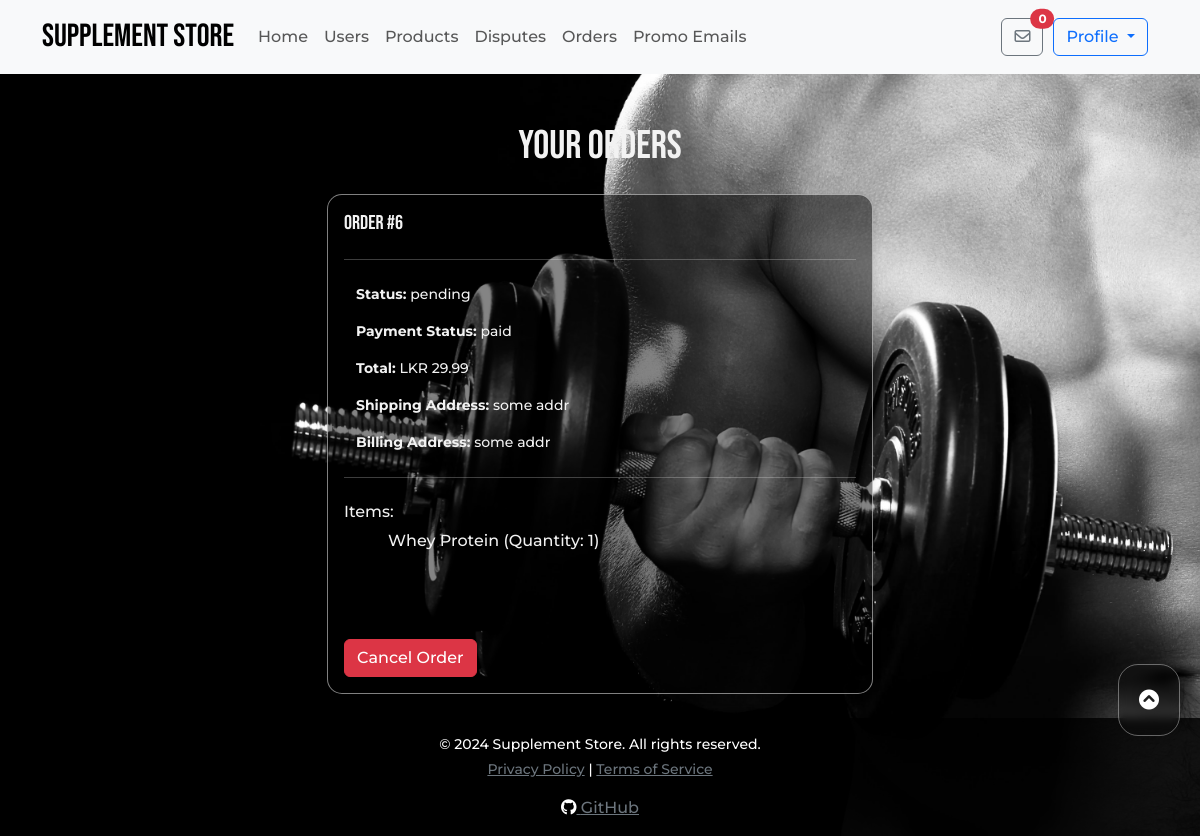
Page /view_order.php (signed in) on the committed database.
### tables this page shows
CREATE TABLE IF NOT EXISTS `orders` (
  `id` int NOT NULL AUTO_INCREMENT,
  `user_id` int NOT NULL,
  `total` decimal(10,2) NOT NULL,
  `status` enum('pending','processed','shipped','delivered','cancelled') DEFAULT 'pending',
  `created_at` timestamp NULL DEFAULT CURRENT_TIMESTAMP,
  `updated_at` timestamp NULL DEFAULT CURRENT_TIMESTAMP ON UPDATE CURRENT_TIMESTAMP,
  `shipping_address` varchar(255) NOT NULL,
  `billing_address` varchar(255) NOT NULL,
  `payment_status` enum('pending','paid','failed') DEFAULT 'pending',
  PRIMARY KEY (`id`),
  KEY `user_id` (`user_id`)
);

CREATE TABLE IF NOT EXISTS `order_items` (
  `id` int NOT NULL AUTO_INCREMENT,
  `order_id` int NOT NULL,
  `product_id` int NOT NULL,
  `quantity` int NOT NULL,
  `price` decimal(10,2) NOT NULL,
  PRIMARY KEY (`id`),
  KEY `order_id` (`order_id`),
  KEY `product_id` (`product_id`)
);

CREATE TABLE IF NOT EXISTS `products` (
  `id` int NOT NULL AUTO_INCREMENT,
  `name` varchar(100) NOT NULL,
  `description` text NOT NULL,
  `detailed_description` text,
  `price` decimal(10,2) NOT NULL,
  `category` varchar(50) NOT NULL,
  `image_url` varchar(255) DEFAULT NULL,
  `created_at` timestamp NULL DEFAULT CURRENT_TIMESTAMP,
  `updated_at` timestamp NULL DEFAULT CURRENT_TIMESTAMP ON UPDATE CURRENT_TIMESTAMP,
  `brand` varchar(255) DEFAULT NULL,
  `rating` decimal(3,2) DEFAULT '0.00',
  PRIMARY KEY (`id`)
);

### view_order.php (the view, shortened to what this page needs)
<?php
include 'PHP/db_config.php';
$user_id = $_SESSION['user_id'];
$sql = "SELECT * FROM orders WHERE user_id = ?";
$stmt = $conn->prepare($sql);
$stmt->bind_param("i", $user_id);
$stmt->execute();
$result = $stmt->get_result();
$orders = [];
while ($row = $result->fetch_assoc()) {
    $orders[] = $row;
}
$order_items = [];
if (!empty($orders)) {
    $order_ids = array_column($orders, 'id');
    $placeholders = implode(',', array_fill(0, count($order_ids), '?'));
    $sql_items = "SELECT oi.*, p.name AS product_name FROM order_items oi
                  JOIN products p ON oi.product_id = p.id
                  WHERE oi.order_id IN ($placeholders)";
    $stmt_items = $conn->prepare($sql_items);
    $stmt_items->bind_param(str_repeat('i', count($order_ids)), ...$order_ids);
    $stmt_items->execute();
    $result_items = $stmt_items->get_result();
    while ($row = $result_items->fetch_assoc()) {
        $order_items[$row['order_id']][] = $row;
    }
}
?>
<!DOCTYPE html>
<html lang="en">
<head>
    <link href="https://cdn.jsdelivr.net/npm/bootstrap@5.3.0-alpha1/dist/css/bootstrap.min.css" rel="stylesheet">
    <link rel="stylesheet" href="https://cdnjs.cloudflare.com/ajax/libs/font-awesome/6.0.0-beta3/css/all.min.css">
    <link rel="stylesheet" href="CSS/master.css">
    <link rel="stylesheet" href="CSS/chat.css">
    <link rel="stylesheet" href="CSS/order_styles.css">
</head>
<body>
<?php include 'top_nav.php'; ?>
<div class="container mt-5">
    <h1 class="text-center mb-4">Your Orders</h1>
    <div class="row justify-content-center">
        <?php if (empty($orders)): ?>
            <p class="text-center wf">You have no orders.</p>
        <?php else: ?>
            <?php foreach ($orders as $order): ?>
                <div class="col-md-6 mb-4">
                    <div class="card fixed-height-card glass-card-no-blur">
                        <div class="card-body">
                            <h5 class="card-title">Order #<?php echo $order['id']; ?></h5>
                            <hr class="my-4">
                            <div class="container">
                                <p class = "order-info"><strong>Status:</strong> <?php echo $order['status']; ?></p>
                                <p class = "order-info"><strong>Payment Status:</strong> <?php echo $order['payment_status']; ?></p>
                                <p class = "order-info"><strong>Total:</strong> LKR <?php echo number_format($order['total'], 2); ?></p>
                                <p class = "order-info"><strong>Shipping Address:</strong> <?php echo $order['shipping_address']; ?></p>
                                <p class = "order-info"><strong>Billing Address:</strong> <?php echo $order['billing_address']; ?></p>
                            </div>
                            <hr class="my-4">
                            <h6>Items:</h6>
                            <div class="container order-items">
                                <ul>
                                    <?php foreach ($order_items[$order['id']] as $item): ?>
                                        <li class="d-flex justify-content-between align-items-center">
                                            <span>
                                                <?php echo htmlspecialchars($item['product_name']); ?>
                                                (Quantity: <?php echo $item['quantity']; ?>)
                                            </span>
                                        </li>
                                    <?php endforeach; ?>
                                </ul>
                            </div>
                            <?php if ($order['status'] !== 'delivered' && $order['status'] !== 'cancelled' && $order['status'] !== 'shipped'): ?>
                                <button class="btn btn-danger cancel-order-btn" data-order-id="<?php echo $order['id']; ?>">Cancel Order</button>
                            <?php else: ?>
                                <p class="text-muted wf">This order cannot be cancelled.</p>
                            <?php endif; ?>
                        </div>
                    </div>
                </div>
            <?php endforeach; ?>
        <?php endif; ?>
    </div>
</div>
<?php include 'footer.php'; ?>
</body>
</html>

### CSS/master.css (style rules this page uses)
html { scroll-behavior: smooth; }
body { font-family: 'monst', Helvetica, sans-serif; font-weight: 500; font-style: normal; margin: 0; padding: 0; background-image: url("../images/background.jpg"); background-position: center; background-repeat: no-repeat; background-size: cover; background-attachment: fixed; animation: changeBackground 60s infinite; display: flex; flex-direction: column; height: 100vh; margin: 0; }
p { text-align: center; font-size: 14px; }
h1, h2, h3, h4, h5 { font-family: "Bebas Neue", Helvetica, sans-serif; color: #F2F2F2; }
.btn { font-family: 'monst', Helvetica, sans-serif !important; font-weight: 500; font-style: normal; }
.glass-card-no-blur { background: rgba(0, 0, 0, 0.48); border-radius: 15px; box-shadow: 0 4px 6px rgba(255, 255, 255, 0.1); border: 1px solid rgba(255, 255, 255, 0.5); color: #F2F2F2; }

### CSS/order_styles.css (style rules this page uses)
.card { box-shadow: 0px 4px 8px rgba(0, 0, 0, 0.1); transition: transform 0.2s ease-in-out; max-height: 546px; }
.cancel-order-btn { margin-top: 10px; background-color: #dc3545; border-color: #dc3545; }
.order-items { height: 100px; overflow-y: auto; }
.order-info { text-align: left; }

### rows in the picture
orders: id "6", status "pending", payment_status "paid", total "29.99", shipping_address "some addr", billing_address "some addr"
order_items: product.name "Whey Protein", quantity "1"
